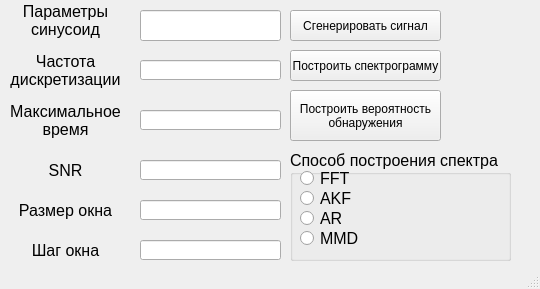
<?xml version="1.0" encoding="UTF-8"?>
<ui version="4.0">
 <class>MainWindow</class>
 <widget class="QMainWindow" name="MainWindow">
  <property name="geometry">
   <rect>
    <x>0</x>
    <y>0</y>
    <width>540</width>
    <height>289</height>
   </rect>
  </property>
  <property name="windowTitle">
   <string>Нелинейный спектральный анализ</string>
  </property>
  <widget class="QWidget" name="centralwidget">
   <widget class="QLabel" name="label">
    <property name="geometry">
     <rect>
      <x>0</x>
      <y>50</y>
      <width>131</width>
      <height>41</height>
     </rect>
    </property>
    <property name="font">
     <font>
      <pointsize>12</pointsize>
     </font>
    </property>
    <property name="text">
     <string>Частота
дискретизации</string>
    </property>
    <property name="alignment">
     <set>Qt::AlignCenter</set>
    </property>
   </widget>
   <widget class="QLineEdit" name="fdEdit">
    <property name="geometry">
     <rect>
      <x>140</x>
      <y>60</y>
      <width>141</width>
      <height>20</height>
     </rect>
    </property>
   </widget>
   <widget class="QLineEdit" name="sinParamEdit">
    <property name="geometry">
     <rect>
      <x>140</x>
      <y>10</y>
      <width>141</width>
      <height>31</height>
     </rect>
    </property>
    <property name="alignment">
     <set>Qt::AlignLeading|Qt::AlignLeft|Qt::AlignTop</set>
    </property>
   </widget>
   <widget class="QLabel" name="label_2">
    <property name="geometry">
     <rect>
      <x>0</x>
      <y>0</y>
      <width>131</width>
      <height>41</height>
     </rect>
    </property>
    <property name="font">
     <font>
      <pointsize>12</pointsize>
     </font>
    </property>
    <property name="text">
     <string>Параметры
синусоид</string>
    </property>
    <property name="alignment">
     <set>Qt::AlignCenter</set>
    </property>
   </widget>
   <widget class="QLineEdit" name="tMaxEdit">
    <property name="geometry">
     <rect>
      <x>140</x>
      <y>110</y>
      <width>141</width>
      <height>20</height>
     </rect>
    </property>
   </widget>
   <widget class="QLabel" name="label_3">
    <property name="geometry">
     <rect>
      <x>0</x>
      <y>100</y>
      <width>131</width>
      <height>41</height>
     </rect>
    </property>
    <property name="font">
     <font>
      <pointsize>12</pointsize>
     </font>
    </property>
    <property name="text">
     <string>Максимальное
время</string>
    </property>
    <property name="alignment">
     <set>Qt::AlignCenter</set>
    </property>
   </widget>
   <widget class="QLabel" name="label_4">
    <property name="geometry">
     <rect>
      <x>0</x>
      <y>150</y>
      <width>131</width>
      <height>41</height>
     </rect>
    </property>
    <property name="font">
     <font>
      <pointsize>12</pointsize>
     </font>
    </property>
    <property name="text">
     <string>SNR</string>
    </property>
    <property name="alignment">
     <set>Qt::AlignCenter</set>
    </property>
   </widget>
   <widget class="QLineEdit" name="SnrEdit">
    <property name="geometry">
     <rect>
      <x>140</x>
      <y>160</y>
      <width>141</width>
      <height>20</height>
     </rect>
    </property>
   </widget>
   <widget class="QLineEdit" name="winSizeEdit">
    <property name="geometry">
     <rect>
      <x>140</x>
      <y>200</y>
      <width>141</width>
      <height>20</height>
     </rect>
    </property>
   </widget>
   <widget class="QLabel" name="label_5">
    <property name="geometry">
     <rect>
      <x>0</x>
      <y>190</y>
      <width>131</width>
      <height>41</height>
     </rect>
    </property>
    <property name="font">
     <font>
      <pointsize>12</pointsize>
     </font>
    </property>
    <property name="text">
     <string>Размер окна</string>
    </property>
    <property name="alignment">
     <set>Qt::AlignCenter</set>
    </property>
   </widget>
   <widget class="QLabel" name="label_6">
    <property name="geometry">
     <rect>
      <x>0</x>
      <y>230</y>
      <width>131</width>
      <height>41</height>
     </rect>
    </property>
    <property name="font">
     <font>
      <pointsize>12</pointsize>
     </font>
    </property>
    <property name="text">
     <string>Шаг окна</string>
    </property>
    <property name="alignment">
     <set>Qt::AlignCenter</set>
    </property>
   </widget>
   <widget class="QLineEdit" name="winStepEdit">
    <property name="geometry">
     <rect>
      <x>140</x>
      <y>240</y>
      <width>141</width>
      <height>20</height>
     </rect>
    </property>
   </widget>
   <widget class="QPushButton" name="generateSignalButton">
    <property name="geometry">
     <rect>
      <x>290</x>
      <y>10</y>
      <width>151</width>
      <height>31</height>
     </rect>
    </property>
    <property name="text">
     <string>Сгенерировать сигнал</string>
    </property>
   </widget>
   <widget class="QPushButton" name="generateSpectrogramButton">
    <property name="geometry">
     <rect>
      <x>290</x>
      <y>50</y>
      <width>151</width>
      <height>31</height>
     </rect>
    </property>
    <property name="text">
     <string>Построить спектрограмму</string>
    </property>
   </widget>
   <widget class="QGroupBox" name="groupBox">
    <property name="geometry">
     <rect>
      <x>290</x>
      <y>150</y>
      <width>221</width>
      <height>111</height>
     </rect>
    </property>
    <property name="font">
     <font>
      <pointsize>12</pointsize>
     </font>
    </property>
    <property name="title">
     <string>Способ построения спектра</string>
    </property>
    <widget class="QRadioButton" name="FFTradioButton">
     <property name="geometry">
      <rect>
       <x>10</x>
       <y>20</y>
       <width>51</width>
       <height>17</height>
      </rect>
     </property>
     <property name="text">
      <string>FFT</string>
     </property>
    </widget>
    <widget class="QRadioButton" name="AKFradioButton">
     <property name="geometry">
      <rect>
       <x>10</x>
       <y>40</y>
       <width>51</width>
       <height>17</height>
      </rect>
     </property>
     <property name="text">
      <string>AKF</string>
     </property>
    </widget>
    <widget class="QRadioButton" name="MMDradioButton">
     <property name="geometry">
      <rect>
       <x>10</x>
       <y>80</y>
       <width>61</width>
       <height>17</height>
      </rect>
     </property>
     <property name="text">
      <string>MMD</string>
     </property>
    </widget>
    <widget class="QRadioButton" name="ARradioButton">
     <property name="geometry">
      <rect>
       <x>10</x>
       <y>60</y>
       <width>41</width>
       <height>17</height>
      </rect>
     </property>
     <property name="text">
      <string>AR</string>
     </property>
    </widget>
   </widget>
   <widget class="QPushButton" name="generateRhoButton">
    <property name="geometry">
     <rect>
      <x>290</x>
      <y>90</y>
      <width>151</width>
      <height>51</height>
     </rect>
    </property>
    <property name="text">
     <string>Построить вероятность
обнаружения</string>
    </property>
   </widget>
  </widget>
  <widget class="QStatusBar" name="statusbar"/>
 </widget>
 <resources/>
 <connections/>
</ui>
